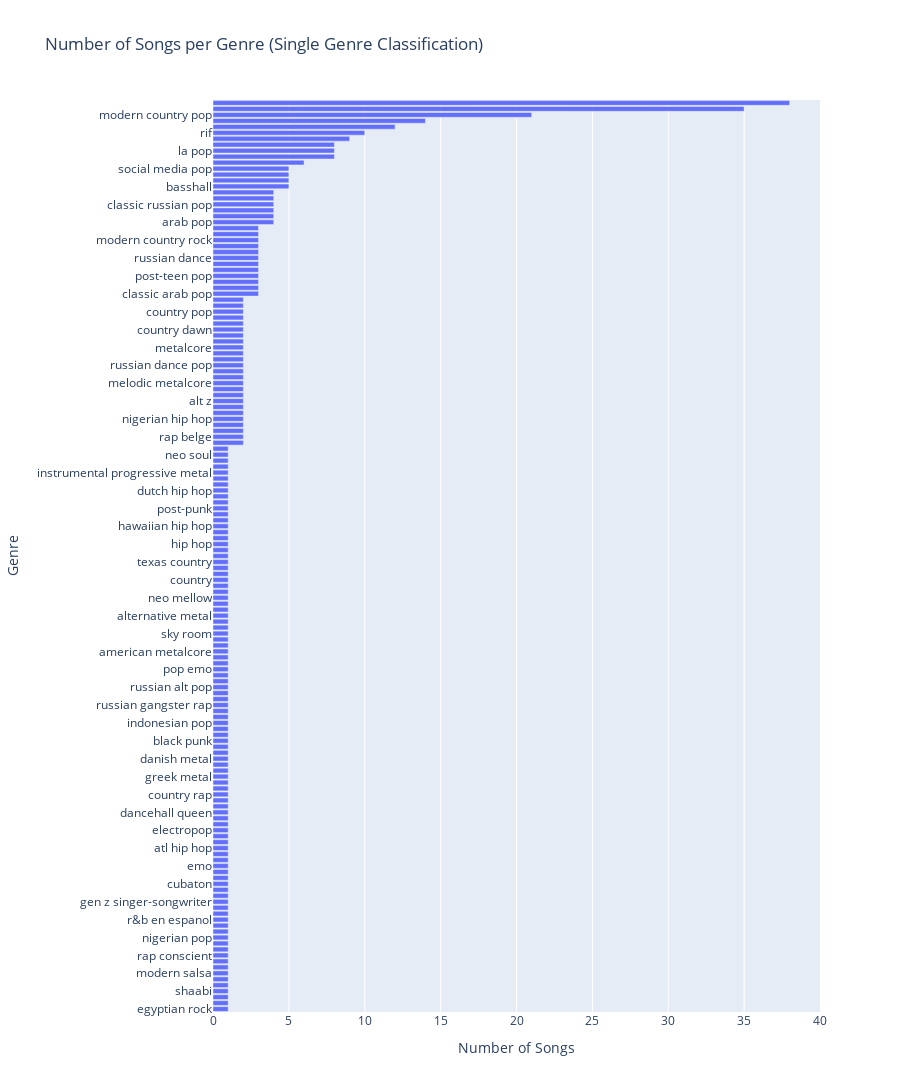

The cell this chart's notebook holds for it:
### Code cell
create_song_genre_bar_chart(genre_classification)

### Figure 1 — Plotly figure (JSON) as saved in the notebook; plotly's stock layout.template omitted (floating-point values rounded to 4 significant figures; data arrays with more than 128 entries replaced by an {"elided": "..."} marker saying what was removed)
{"data": [{"orientation": "h", "type": "bar", "x": {"elided": "153 int values"}, "y": {"elided": "153 str values"}}], "layout": {"height": 3060, "title": {"text": "Number of Songs per Genre (Single Genre Classification)"}, "xaxis": {"title": {"text": "Number of Songs"}}, "yaxis": {"categoryorder": "total ascending", "title": {"text": "Genre"}}}}
